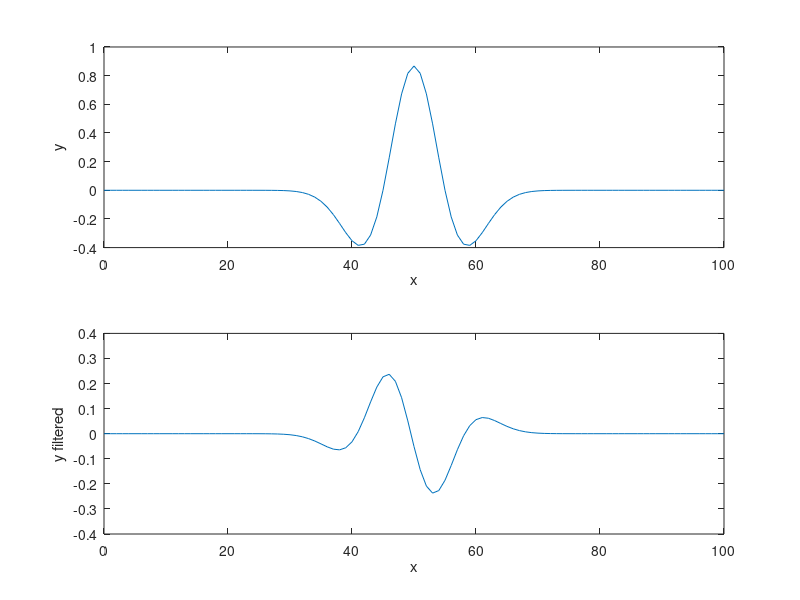

MATLAB code to generate this figure: (Note: this script raises an error after producing the figure.)
%%%%%%%%%%%%%%%%%%%%%%%%%%%%%%%%%%%
%%%%%%% EXAMPLE CONVOLUTION %%%%%%%
%%%%%%%%%%%%%%%%%%%%%%%%%%%%%%%%%%%


%% 01 
%  Given the x and y vectors below, convolve y with the signal [1,-1] and output the result with the same size of y. 
%  Plot both the input vector and the convolved vector as a function of x (use subplot). 
%  What does the convolved function represent (with respect to the input function)? 

clear all

x = 0:100;
y = mexihat(-10,10,101);

filter = [1,-1];
y_filt = conv(y,filter,'same');
figure;
subplot(2,1,1);plot(x,y);
xlabel('x');ylabel('y')
subplot(2,1,2);plot(x,y_filt);
xlabel('x');ylabel('y filtered')



%% 02
%  Read the picture "IM01.jpg". Plot the  matrix as image.
%  Convolve it with a 3-by-3 filter of this type:
%        -1 -1 -1
%        -1  9 -1
%        -1 -1 -1
%  Plot the convolved matrix: what do you observe? Which operation did we perform?

clear all 

% I read the image
RGB = imread('IM01.jpg');
figure;imshow(RGB)

% I filter the data
filter = -1*ones(3);filter(2,2)=9;
RGB_filt = nan(size(RGB));
for i = 1:size(RGB,3)
    RGB_filt(:,:,i) = conv2(RGB(:,:,i),filter,'same');
end

figure;imshow(uint8(RGB_filt))


%% 03
%  Load the seismic.mat file containing a seismic trace and its sampling interval. 
%  Plot the seismic trace and its amplitude and phase spectrum (use the "compute_spectra" function).
%  Apply a highpass filter at f = 15 Hz with a steepness of 0.6. Plot the filtered trace and its spectrum.
%  Change the steepness value to 0.95 and plot the again the filtered trace and its spectrum.
%  Can you describe and explain the effects of the two designed filters?

clear all

load seismic.mat
time = 0:SI:SI*(length(seismic_trace)-1);
figure;plot(time,seismic_trace)
xlabel('Time [s]')
ylabel('Amplitude')
title('Raw trace')
compute_spectra(seismic_trace,SI,2^nextpow2(length(seismic_trace)))

f_cut = 15;
seismic_trace_high = highpass(seismic_trace,f_cut,1/SI,'Steepness',0.6);
figure;plot(time,seismic_trace_high)
xlabel('Time [s]')
ylabel('Amplitude')
title('Filtered trace - Steepness = 0.6')
NFFT = 2^nextpow2(length(seismic_trace_high));
compute_spectra(seismic_trace_high,SI,NFFT)

seismic_trace_high2 = highpass(seismic_trace,f_cut,1/SI,'Steepness',0.95);
figure;plot(time,seismic_trace_high2)
xlabel('Time [s]')
ylabel('Amplitude')
title('Filtered trace - Steepness = 0.95')
compute_spectra(seismic_trace_high2,SI,NFFT)




